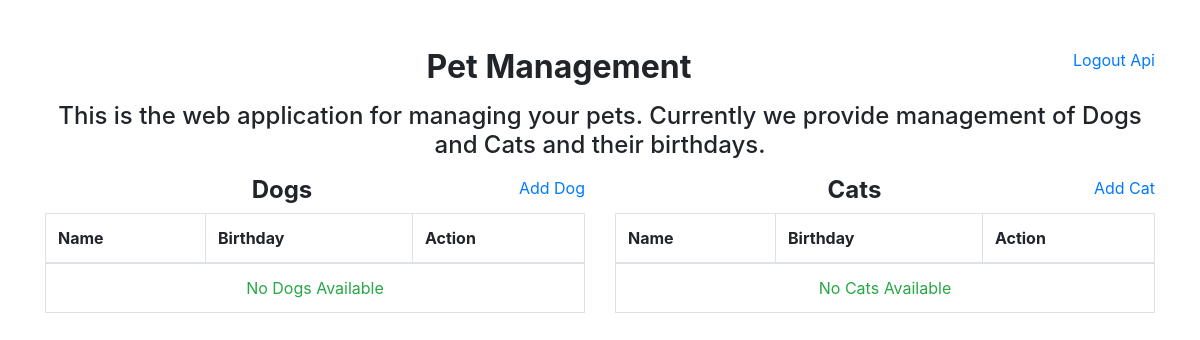
The page / (signed in) on the database as committed earlier.
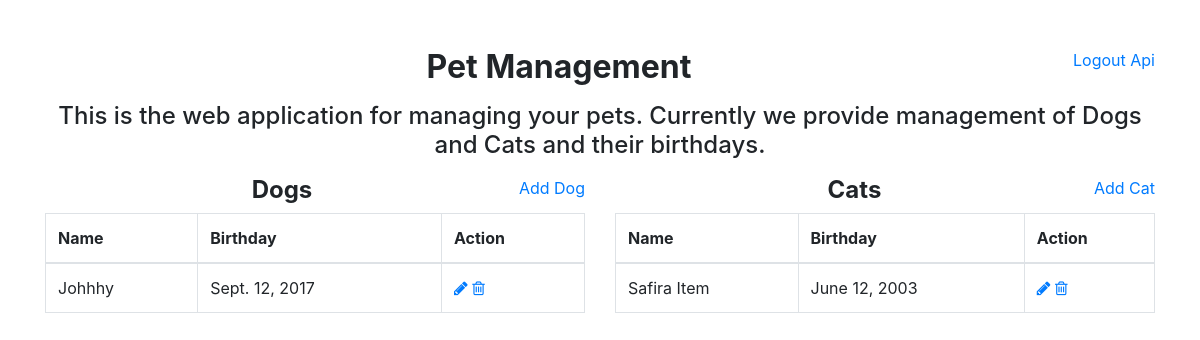
The same page on the database as committed later.
### pet/models.py (models this page shows, shortened)
class Pet(models.Model):
    name = models.CharField(max_length=50)
    birthday = models.DateField(auto_now_add=False)
    class Meta:
        abstract = True

class Dog(Pet):
    owner = models.ForeignKey(
        User, related_name='dogs', on_delete=models.CASCADE)

class Cat(Pet):
    owner = models.ForeignKey(
        User, related_name='cats', on_delete=models.CASCADE)

### pet/views.py (the view)
# urls.py: url(r'^$', HomePageView.as_view(), name='home'),
class HomePageView(TemplateView):
    template_name = 'index.html'
    def get_context_data(self, *args, **kwargs):
        ctx = super().get_context_data(*args, **kwargs)
        ctx['dogs'] = self.get_dogs()
        ctx['cats'] = self.get_cats()
        return ctx
    def get_dogs(self):
        if self.request.user.is_authenticated():
            return Dog.objects.filter(owner=self.request.user)
        return []
    def get_cats(self):
        if self.request.user.is_authenticated():
            return Cat.objects.filter(owner=self.request.user)
        return []

### templates/index.html (shortened to what this page needs)
{% extends '__base.html' %}
{% block content %}
    <div>
        <h4 class="text-center">This is the web application for managing your pets. Currently we provide
            management of Dogs and Cats and their birthdays.</h4>
        <div class="row mt-3">
            {% if user and user.is_authenticated %}
                <div class="col-md-6">
                    <a href="{% url 'create_dog' %}" class="float-right">Add Dog</a>
                    <h4 class="text-center"><strong>Dogs</strong></h4>
                    <table class="table table-bordered w-90">
                        <thead>
                            <tr>
                                <th>Name</th>
                                <th>Birthday</th>
                                <th>Action</th>
                            </tr>
                        </thead>
                        <tbody>
                            {% for dog in dogs %}
                                <tr>
                                    <td>{{ dog.name }}</td>
                                    <td>{{ dog.birthday }}</td>
                                    <td>
                                        <a href="{% url 'edit_dog' dog.id %}" title="Edit Dog">
                                            <i class="fa fa-pencil" aria-hidden="true"></i>
                                        </a>
                                        <a href="{% url 'delete_dog' dog.id %}" title="Edit Dog">
                                            <i class="fa fa-trash-o" aria-hidden="true"></i>
                                        </a>
                                    </td>
                                </tr>
                            {% empty %}
                                <tr>
                                    <td colspan="3" class="text-center">
                                        <span class="text-success">No Dogs Available</span>
                                    </td>
                                </tr>
                            {% endfor %}
                        </tbody>
                    </table>
                </div>
                <div class="col-md-6">
                    <a href="{% url 'create_cat' %}" class="float-right">Add Cat</a>
                    <h4 class="text-center"><strong>Cats</strong></h4>
                    <table class="table table-bordered w-90">
                        <thead>
                            <tr>
                                <th>Name</th>
                                <th>Birthday</th>
                                <th>Action</th>
                            </tr>
                        </thead>
                        <tbody>
                            {% for cat in cats %}
                                <tr>
                                    <td>{{ cat.name }}</td>
                                    <td>{{ cat.birthday }}</td>
                                    <td>
                                        <a href="{% url 'edit_cat' cat.id %}" title="Edit Dog">
                                            <i class="fa fa-pencil" aria-hidden="true"></i>
                                        </a>
                                        <a href="{% url 'delete_cat' cat.id %}" title="Edit Dog">
                                            <i class="fa fa-trash-o" aria-hidden="true"></i>
                                        </a>
                                    </td>
                                </tr>
                            {% empty %}
                                <tr>
                                    <td colspan="3" class="text-center">
                                        <span class="text-success">No Cats Available</span>
                                    </td>
                                </tr>
                            {% endfor %}
                        </tbody>
                    </table>
                </div>
            {% endif %}
        </div>
    </div>
{% endblock %}

Rows that differ between the two databases and show on the page:
added Dog: name "Johhhy", birthday "Sept. 12, 2017"
added Cat: name "Safira Item", birthday "June 12, 2003"
Other text that changed with them:
text no longer shown: "No Dogs Available No Cats Available"
